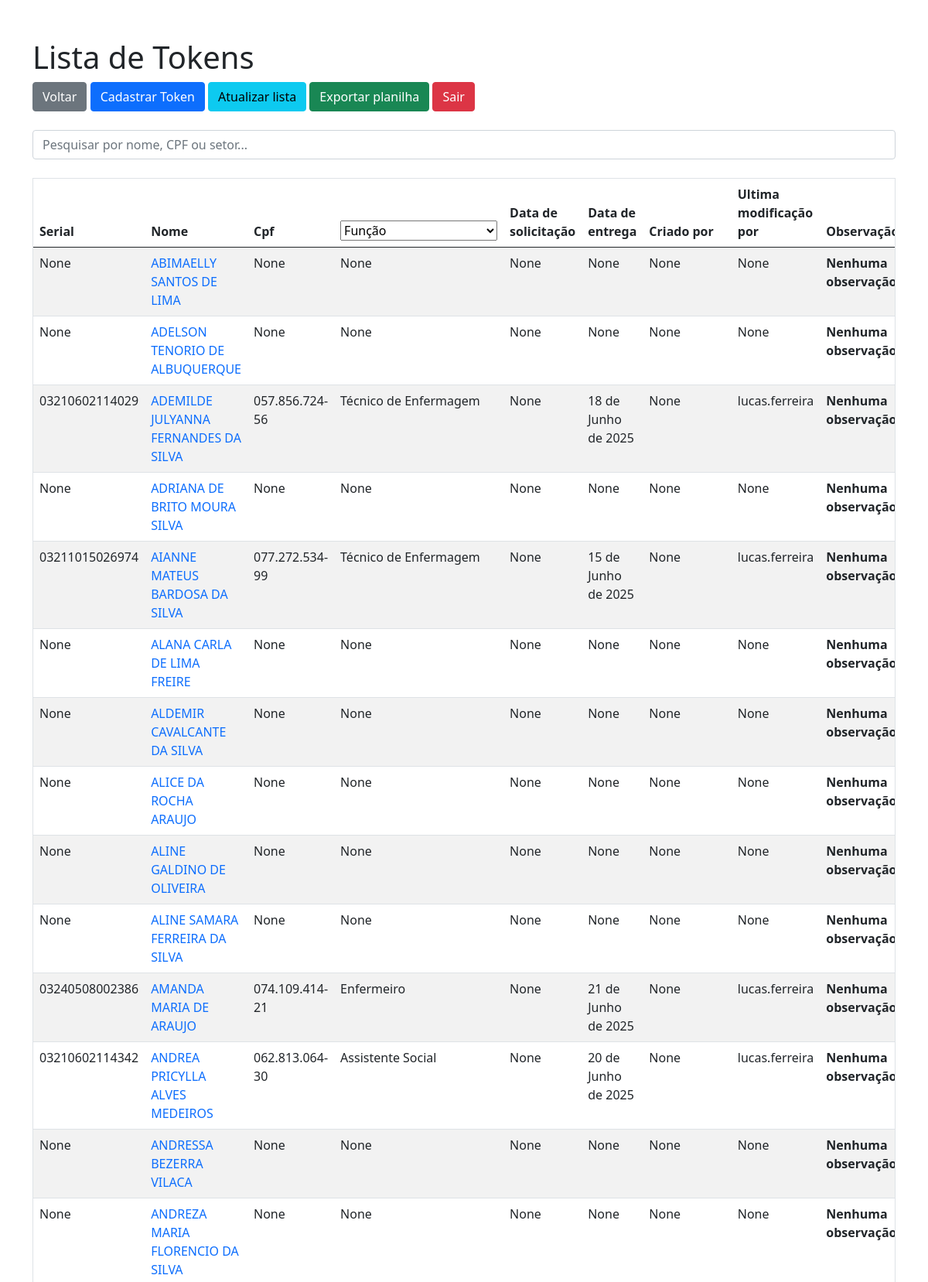
Screenshot of /lista_tokens/ (signed in, upper part) with the database file from the repository.
### tokens_app/models.py (models this page shows)
class Token(models.Model):
    nome_responsavel = models.CharField(max_length=125, null=False, blank=False)
    cpf_responsavel = models.CharField(max_length=14, null=True, blank=True)
    funcao_responsavel = models.CharField(max_length=125, choices=FUNCOES, null=True, blank=True)
    serial = models.CharField(max_length=14, null=True, blank=True)
    data_solicitacao = models.DateField(null=True, blank=True, default=None)
    data_entrega = models.DateField(blank=True, null=True)
    data_modificacao = models.DateField(auto_now=True)
    observacao = models.TextField(null=True, blank=True)
    criador = models.CharField(max_length=125, null=True, blank=True)
    modificador = models.CharField(max_length=125, null=True, blank=True)
    token_entregue = models.BooleanField(default=False)
    token_ativo = models.BooleanField(default=True)
    def __str__(self):
        return f"{self.nome_responsavel}"

### tokens_app/views.py (the view)
# urls.py: path("lista_tokens/", views.lista_tokens, name="lista_tokens"),
def lista_tokens(request,):
    if not request.user.is_authenticated:
        return redirect('login')
    else:
        logger.info(f"User {request.user.username} Acessou a lista de tokens. {time.strftime('%Y-%m-%d %H:%M:%S')}")
        tokens = Token.objects.all().order_by('nome_responsavel')
        return render(request, 'lista_tokens.html', {'tokens': tokens, "usuario": request.user, "funcoes": funcoes, "data_entregas": data_entregas, "assistentes": assistentes})

### tokens_app/templates/lista_tokens.html (shortened to what this page needs)
{% extends "base.html" %}
{% block content %}
<div class="container">
    <div class="head">
        <div class="head_left">
            <h1>Lista de Tokens</h1>
            <a href="{% url 'home' %}" class="btn btn-secondary">Voltar</a>
            <a href="{% url 'novo_token' %}" class="btn btn-primary">Cadastrar Token</a>
            <a href="{% url 'lista_tokens' %}" name="recarregar_lista" class="btn btn-info">Atualizar lista</a>
            <a href="{% url 'exportar_planilha' %}" name="exportar_planilha" class="btn btn-success">Exportar planilha</a>
            <a href="{% url 'logout' %}" name="logout" class="btn btn-danger">Sair</a>
        </div>
        <br>
        <input type="text" id='searchInput' placeholder='Pesquisar por nome, CPF ou setor...' class="form-control">
        <br>
        <div style="max-height: 70vh; overflow-y: auto; border: 1px solid #dee2e6;">
            <table class="table table-striped">
                <thead>
                    <tr>
                        <th>Serial</th>
                        <th>Nome</th>
                        <th>Cpf</th>
                        <th>
                            <select name="select_funcao" id="select_funcao" onchange="window.location.href='/lista_tokens/' + this.value">
                                <option>Função</option>
                            </select>
                        </th>
                        <th>Data de solicitação</th>
                        <th>Data de entrega</th>
                        <th>Criado por</th>
                        <th>Ultima modificação por</th>
                        <th>Observação</th>
                    </tr>
                </thead>
                <tbody>
                    {% for token in tokens %}
                        {% if token.token_ativo %}
                            <tr>
                                <td>{{ token.serial }}</td>
                                <td><a href="{% url 'atualizar_token' token.id %}" style="text-decoration: none;">{{ token }}</a></td>
                                <td id="cpf">{{ token.cpf_responsavel }}</td>
                                <td>{{ token.funcao_responsavel }}</td>
                                <td>{{ token.data_solicitacao }}</td>
                                <td>{{ token.data_entrega }}</td>
                                <td>{{ token.criador}} </td>
                                <td> {{token.modificador}} </td>
                                {% if token.observacao != "" %}
                                {% if token.observacao|length > 30 %}
                                <td>Entre na edição para ver a observação.</td>
                                {% else %}
                                <td>{{token.observacao}}</td>
                                {% endif %}
                                {% else %}
                                <td><b>Nenhuma observação</b></td>
                                {% endif %}
                            </tr>
                        {% endif %}
                    {% endfor %}
                </tbody>
            </table>
        </div>
    </div>
    {% endblock %}

### rows the page displays
Token: serial "None", nome_responsavel "ABIMAELLY SANTOS DE LIMA", cpf_responsavel "None", funcao_responsavel "None", data_solicitacao "None", data_entrega "None", criador "None", modificador "None", observacao "Nenhuma observação"
Token: serial "None", nome_responsavel "ADELSON TENORIO DE ALBUQUERQUE", cpf_responsavel "None", funcao_responsavel "None", data_solicitacao "None", data_entrega "None", criador "None", modificador "None", observacao "Nenhuma observação"
Token: serial "03210602114029", nome_responsavel "ADEMILDE JULYANNA FERNANDES DA SILVA", cpf_responsavel "057.856.724-56", funcao_responsavel "Técnico de Enfermagem", data_solicitacao "None", data_entrega "18 de Junho de 2025", criador "None", modificador "lucas.ferreira", observacao "Nenhuma observação"
Token: serial "None", nome_responsavel "ADRIANA DE BRITO MOURA SILVA", cpf_responsavel "None", funcao_responsavel "None", data_solicitacao "None", data_entrega "None", criador "None", modificador "None", observacao "Nenhuma observação"
Token: serial "03211015026974", nome_responsavel "AIANNE MATEUS BARDOSA DA SILVA", cpf_responsavel "077.272.534-99", funcao_responsavel "Técnico de Enfermagem", data_solicitacao "None", data_entrega "15 de Junho de 2025", criador "None", modificador "lucas.ferreira", observacao "Nenhuma observação"
Token: serial "None", nome_responsavel "ALANA CARLA DE LIMA FREIRE", cpf_responsavel "None", funcao_responsavel "None", data_solicitacao "None", data_entrega "None", criador "None", modificador "None", observacao "Nenhuma observação"
Token: serial "None", nome_responsavel "ALDEMIR CAVALCANTE DA SILVA", cpf_responsavel "None", funcao_responsavel "None", data_solicitacao "None", data_entrega "None", criador "None", modificador "None", observacao "Nenhuma observação"
Token: serial "None", nome_responsavel "ALICE DA ROCHA ARAUJO", cpf_responsavel "None", funcao_responsavel "None", data_solicitacao "None", data_entrega "None", criador "None", modificador "None", observacao "Nenhuma observação"
Token: serial "None", nome_responsavel "ALINE GALDINO DE OLIVEIRA", cpf_responsavel "None", funcao_responsavel "None", data_solicitacao "None", data_entrega "None", criador "None", modificador "None", observacao "Nenhuma observação"
Token: serial "None", nome_responsavel "ALINE SAMARA FERREIRA DA SILVA", cpf_responsavel "None", funcao_responsavel "None", data_solicitacao "None", data_entrega "None", criador "None", modificador "None", observacao "Nenhuma observação"
Token: serial "03240508002386", nome_responsavel "AMANDA MARIA DE ARAUJO", cpf_responsavel "074.109.414-21", funcao_responsavel "Enfermeiro", data_solicitacao "None", data_entrega "21 de Junho de 2025", criador "None", modificador "lucas.ferreira", observacao "Nenhuma observação"
Token: serial "03210602114342", nome_responsavel "ANDREA PRICYLLA ALVES MEDEIROS", cpf_responsavel "062.813.064-30", funcao_responsavel "Assistente Social", data_solicitacao "None", data_entrega "20 de Junho de 2025", criador "None", modificador "lucas.ferreira", observacao "Nenhuma observação"
Token: serial "None", nome_responsavel "ANDRESSA BEZERRA VILACA", cpf_responsavel "None", funcao_responsavel "None", data_solicitacao "None", data_entrega "None", criador "None", modificador "None", observacao "Nenhuma observação"
Token: serial "None", nome_responsavel "ANDREZA MARIA FLORENCIO DA SILVA", cpf_responsavel "None", funcao_responsavel "None", data_solicitacao "None", data_entrega "None", criador "None", modificador "None", observacao "Nenhuma observação"
